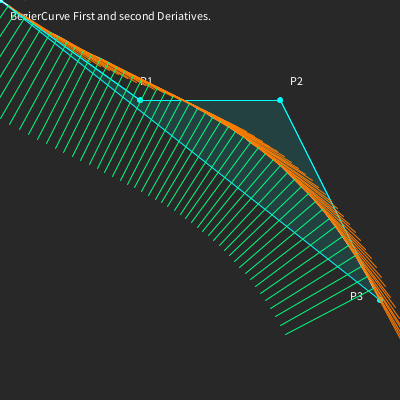
Frame 1 (no input)
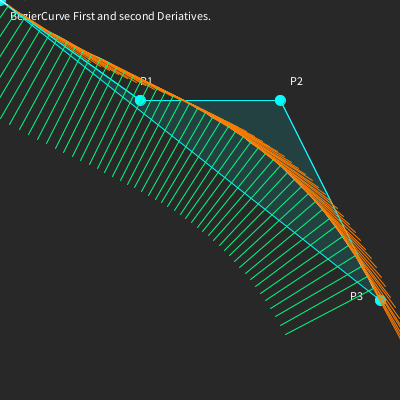
Frame 60 (the mouse pressed at the canvas centre just before this capture)
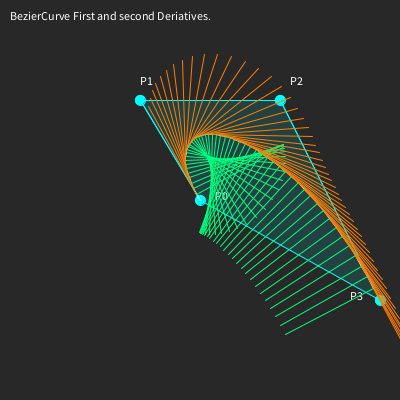
Frame 120 (the mouse held since frame 60 and released just before this capture)

The Processing sketch that drew these frames (run headless with seeded random() and noise(); from frame 60 on, the mouse is pressed at the canvas centre):

// Processing sketch: sketch_5_0
// ── sketch_5_0.pde
class BezierCurve {

    PVector P0, P1, P2, P3;
    PVector[] R;
    PVector[] D1;
    PVector[] D2;
    PVector[] e1;
    PVector[] e2;
    float[] K;
    int tn;

    BezierCurve() {
        
        P0 = new PVector();
        P0.x =  20;
        P0.y = 300;
        
        P1 = new PVector();
        P1.x = 140;
        P1.y = 100;
        
        P2 = new PVector();
        P2.x = 280;
        P2.y = 100;
        
        P3 = new PVector();
        P3.x = 380;
        P3.y = 300;

        tn = 50;
        R  = new PVector[tn];
        D1 = new PVector[tn];
        D2 = new PVector[tn];
        e1 = new PVector[tn];
        e2 = new PVector[tn];
        K  = new float[tn];
    }

    void draw() {

        int   i, tt;
        float t=0.0;
        float ts = (float)1 / tn;
        float B30t, B31t, B32t, B33t;

        stroke(0, 255, 255);
        fill(0, 255, 255, 30);
        quad(P0.x, P0.y, P1.x, P1.y, P2.x, P2.y, P3.x, P3.y);
        line(P0.x, P0.y, P1.x, P1.y);
        line(P1.x, P1.y, P2.x, P2.y);
        line(P2.x, P2.y, P3.x, P3.y);

        fill(0, 255, 255);
        ellipse(P0.x, P0.y, 5, 5);
        ellipse(P1.x, P1.y, 5, 5);
        ellipse(P2.x, P2.y, 5, 5);
        ellipse(P3.x, P3.y, 5, 5);

        fill(255, 255, 255);
        text("P0", P0.x+15, P0.y   ); // p0
        text("P1", P1.x, P1.y-15); // p1
        text("P2", P2.x+10, P2.y-15); // p2
        text("P3", P3.x-30, P3.y   ); // p3

        noFill();
        stroke(255, 255, 255);

        for (tt = 0; tt < tn; tt+=1) {
            B30t =     (1-t)*(1-t)*(1-t)        ;
            B31t = 3 * (1-t)*(1-t)       *t     ;
            B32t = 3 * (1-t)             *t*t   ;
            B33t =                        t*t*t ;
            R[tt] = new PVector();
            R[tt].x = B30t*P0.x + B31t*P1.x + B32t*P2.x + B33t*P3.x;
            R[tt].y = B30t*P0.y + B31t*P1.y + B32t*P2.y + B33t*P3.y;
            if (tt != 0) line(R[tt-1].x, R[tt-1].y, R[tt].x, R[tt].y);
            t = t + ts;
        }

        PVector Q0, Q1, Q2;

        Q0=new PVector();
        Q0.x=3*(P1.x-P0.x);
        Q0.y=3*(P1.y-P0.y);

        Q1=new PVector();
        Q1.x=3*(P2.x-P1.x);
        Q1.y=3*(P2.y-P1.y);

        Q2=new PVector();
        Q2.x=3*(P3.x-P2.x);
        Q2.y=3*(P3.y-P2.y);

        PVector W0, W1;

        W0=new PVector();
        W0.x=2*(Q1.x-Q0.x);
        W0.y=2*(Q1.y-Q0.y);

        W1=new PVector();
        W1.x=2*(Q2.x-Q1.x);
        W1.y=2*(Q2.y-Q1.y);

        float B20t, B21t, B22t;
        float B10t, B11t;
        PVector temp = new PVector();

        t=0;
        for (tt=0; tt<tn; tt=tt+1) {
            B20t = (1-t)*(1-t);
            B21t = 2*(1-t)*t ;
            B22t = t*t;

            B10t = 1-t;
            B11t = t;


            // First Derivative D1 1階微分
            D1[tt]=new PVector();
            D1[tt].x = B20t*Q0.x + B21t*Q1.x + B22t*Q2.x;
            D1[tt].y = B20t*Q0.y + B21t*Q1.y + B22t*Q2.y;

            // Second Derivative D2 2階微分
            D2[tt]=new PVector();
            D2[tt].x = B10t*W0.x + B11t*W1.x;
            D2[tt].y = B10t*W0.y + B11t*W1.y;

            // Basis Vector e1 単位ベクトル
            e1[tt]=new PVector();
            e1[tt].x=D1[tt].x;
            e1[tt].y=D1[tt].y;
            e1[tt].normalize();

            // draw tangent vector オレンジ:接線
            temp.x=e1[tt].x;
            temp.y=e1[tt].y;
            temp.mult(100);
            stroke(255, 125, 0);
            if (tt!=0)line(R[tt].x, R[tt].y, R[tt].x+temp.x, R[tt].y+temp.y);

            // Basis Vector e2
            e2[tt]=new PVector();
            e2[tt].x=e1[tt].x;
            e2[tt].y=e1[tt].y;
            e2[tt].rotate(HALF_PI);

            // draw normal vector 緑
            temp.x=e2[tt].x;
            temp.y=e2[tt].y;
            temp.mult(100);
            stroke(0, 255, 125);
            if (tt!=0)line(R[tt].x, R[tt].y, R[tt].x+temp.x, R[tt].y+temp.y);

            // Curvature K 曲率:どのくらい曲がってるかを接する円の半径で表す
            K[tt] =
                (D1[tt].x*D2[tt].y - D2[tt].x*D1[tt].y)/
                ((D1[tt].x*D1[tt].x + D1[tt].y*D1[tt].y)*
                sqrt(D1[tt].x*D1[tt].x + D1[tt].y*D1[tt].y));

            // Circule of Curvature 曲率円
            stroke(255, 255, 0);
            ellipseMode(RADIUS);
            temp.x=e2[tt].x;
            temp.y=e2[tt].y;
            float KR = (float)1/K[tt];
            // ......


            t=t+ts;
        }
    }
}

BezierCurve b0;
void setup() {
    size(400, 400);
    b0 = new BezierCurve();
}

void draw() {
    background(40);

    text("BezierCurve First and second Deriatives.", 10, 20);

    b0.P0.x = mouseX;
    b0.P0.y = mouseY;

    b0.draw();
}
